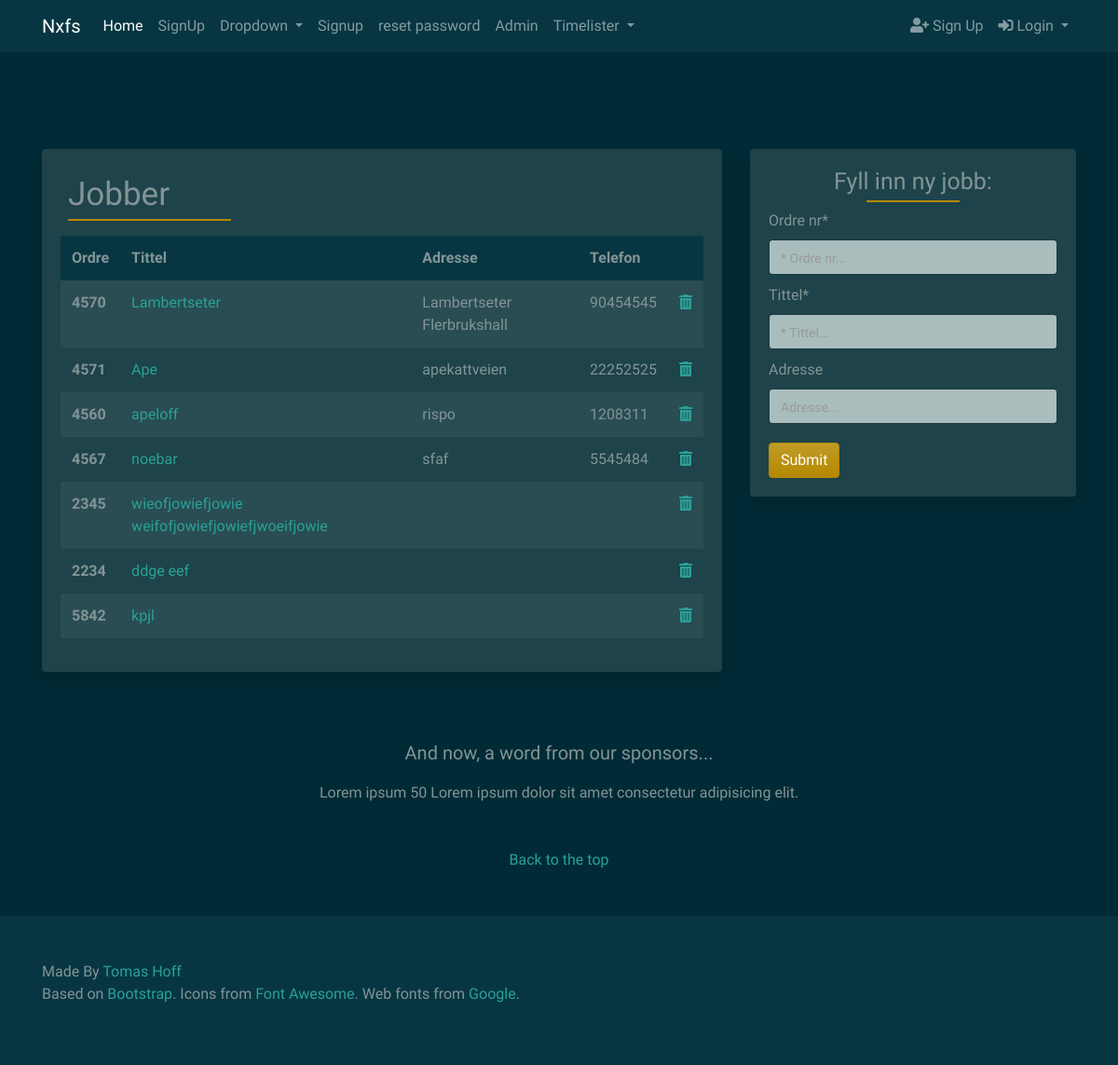
The app's page /timelister/jobblist/, older data.
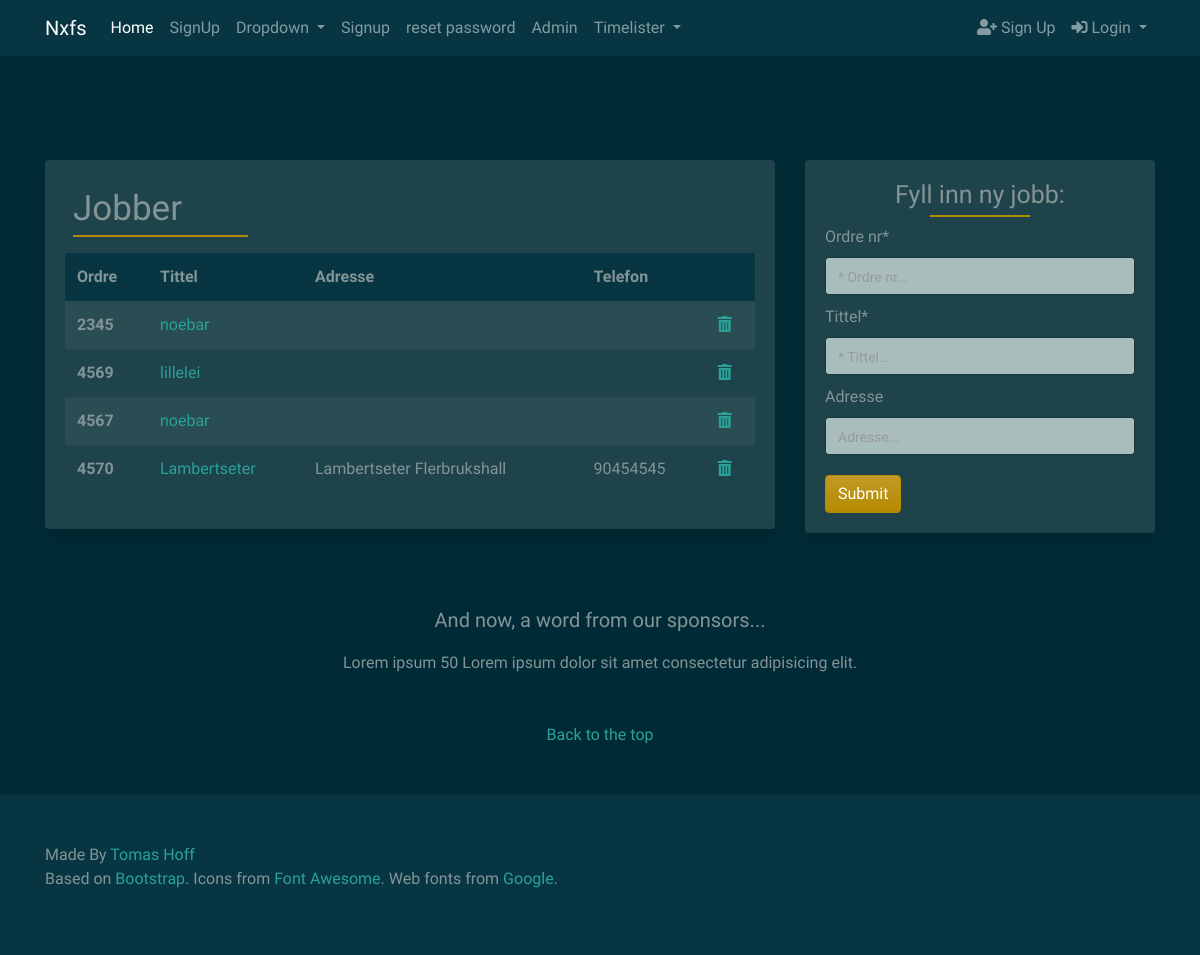
The same page, newer data.
### timelister/models.py (models this page shows)
class Jobber(models.Model):
    ordre_nr = models.PositiveSmallIntegerField(primary_key=True)
    tittel = models.CharField(max_length=64, blank=True)
    adresse = models.CharField(max_length=256, blank=True)
    telefon_nr = models.CharField(max_length=64, blank=True)
    beskrivelse = models.TextField(blank=True)
    date = models.DateTimeField(auto_now_add=True)
    class Meta:
        verbose_name = 'Jobb'
        verbose_name_plural = 'Jobber'
    def __str__(self):
        return self.tittel

### timelister/views.py (the view)
def jobblist(request):
    jobb_list = models.Jobber.objects.all()
    most_recent = models.Jobber.objects.order_by('-date')
    paginator = Paginator(jobb_list, 10)
    page_request_var = 'page'
    page = request.GET.get(page_request_var)
    try:
        paginated_queryset = paginator.page(page)
    except PageNotAnInteger:
        paginated_queryset = paginator.page(1)
    except EmptyPage:
        paginated_queryset = paginator.page(paginator.num_pages)
    jobbform = JobberForm(request.POST or None)
    if request.method == "POST":
        if jobbform.is_valid():
            jobbform.save()
            messages.success(request, 'Jobb Lagt til')
            return redirect(request.META.get('HTTP_REFERER', redirect_if_referer_not_found))
    context = {
        'jobbform': jobbform,
        'queryset': paginated_queryset,
        'page_request_var': page_request_var,
        'most_recent': most_recent,
    }
    return render(request, 'timelister/jobblist.html', context)

### timelister/forms.py
class JobberForm(forms.ModelForm):
    ordre_nr = forms.CharField(max_length=4, required=True, widget=forms.TextInput(
        attrs={
            'placeholder': '* Ordre nr...',
        }))
    tittel = forms.CharField(max_length=64, widget=forms.TextInput(
        attrs={
            'placeholder': '* Tittel...',
        }))
    adresse = forms.CharField(max_length=256, required=False, widget=forms.TextInput(
        attrs={
            'placeholder': 'Adresse...',
        }))
    class Meta:
        model = Jobber
        fields = (
            'ordre_nr',
            'tittel',
            'adresse',
        )

### srv/context_processors.py (called while the page is built)
def custom_context(request):
    navbarloginform = LoginForm(request.POST or None)
    return {
        'navbarloginform': navbarloginform
    }

### templates/timelister/jobblist.html (shortened to what this page needs)
{% extends 'base.html' %}
{% block content %}
{% load crispy_forms_tags %}
<div class="col-lg-8">
    <div class="card border-0 shadow mb-4">
        <div class="card-body">
            <div class="d-flex justify-content-between">
                <div class="p-2">
                    <h2 class="card-body">Jobber</h2>
                </div>
                <div class="p-2"></div>
                <div class="p-2"></div>
            </div>
            <table class="table table-striped table-borderless">
                <thead class="thead-custom">
                    <tr>
                        <th scope="col">Ordre</th>
                        <th scope="col">Tittel</th>
                        <th scope="col">Adresse</th>
                        <th scope="col">Telefon</th>
                        <th scope="col"></th>
                    </tr>
                </thead>
                <tbody>
                    {% for jobber in most_recent %}
                    <tr>
                        <th scope="row">{{ jobber.ordre_nr }}</th>
                        <td><a href="{% url 'jobbdetail' object_id=jobber.ordre_nr %}">{{ jobber }}</a></td>
                        <td>{{ jobber.adresse }}</td>
                        <td>{{ jobber.telefon_nr }}</td>
                        <td><a href="{% url 'delete_jobber' jobber.ordre_nr %}" class="confirm-delete"
                                data-toggle="modal" data-target="#confirmTimerDeleteModal"
                                id="deleteButton{{jobber.ordre_nr}}">
                                <i class="fas fa-trash-alt" tooltip-toggle="tooltip" title="Delete"></i></a>
                        </td>
                    </tr>
                    {% endfor %}
                </tbody>
            </table>
        </div>
    </div>
</div>
<div class="col-lg-4">
    <div class="card border-0 shadow mb-4 d-none d-lg-block">
        <div class="card-body">
            <div class="form-group">
                <h2>Fyll inn ny jobb:
                </h2>
                <form method="POST" action=".">
                    {{ jobbform|crispy }}
                    <button type="submit" class="btn btn-primary button-card">Submit</button>
                </form>
            </div>
        </div>
    </div>
</div>
{% endblock content %}

### templates/base.html (shortened to what this page needs)
<!DOCTYPE html>
<html lang="en">
<head>
  {% load i18n %}
  {% load account socialaccount %}
  {% load static %}
  <link rel="stylesheet" href="https://use.fontawesome.com/releases/v5.8.1/css/all.css"
>
  <link rel="stylesheet" href="{% static 'css/custom.css' %}" type="text/css">
  <link rel="stylesheet" href="{% static 'css/bootstrap.min.css' %}" type="text/css">
</head>
<body>
  {% load crispy_forms_tags %}
  {% include 'func/nav.html' %}
  <header class="masthead masthead-page mb-2">
    <div class="container">
      <div class="row align-items-center">
        <div class="col-lg-8 py-5">
        </div>
      </div>
  </header>
  <main>
    <div class="container">
      <div class="row">
        {% block content %}
        {% endblock content %}
  </main>
  {% include 'func/footer.html' %}
</body>
</html>

### templates/func/nav.html (shortened to what this page needs)
    {% load i18n %}
    {% load account socialaccount %}
    {% load static %}
    {% load crispy_forms_tags %}
    <nav class="navbar navbar-expand-lg navbar-dark bg-dark">
        <div class="container">
            <a class="navbar-brand" href="#">Nxfs</a>
            <div class="collapse navbar-collapse" id="navbarColor01">
                <ul class="navbar-nav mr-auto">
                    <li class="nav-item active">
                        <a class="nav-link" href="{% url 'home' %}">Home <span class="sr-only">(current)</span></a>
                    </li>
                    <li class="nav-item">
                        <a class="nav-link" href="{% url 'account_signup' %}">SignUp</a>
                    </li>
                    <li class="nav-item dropdown">
                        <a class="nav-link dropdown-toggle" href="#" id="navbarDropdown" role="button"
                            data-toggle="dropdown" aria-haspopup="true" aria-expanded="false">
                            Dropdown
                        </a>
                    </li>
                    <li class="nav-item">
                        {% if user.is_authenticated %}
                        <a class="nav-link" href="#">Profile</a>
                        {% else %}
                        <a class="nav-link" href="{% url 'account_signup' %}">Signup</a>
                        {% endif %}
                    </li>
                    <li class="nav-item">
                        <a class="nav-link" href="{% url 'account_reset_password' %}">reset password</a>
                    </li>
                    <li class="nav-item">
                        <a class="nav-link" href="{% url 'admin:index' %}">Admin</a>
                    </li>
                    <li class="nav-item dropdown">
                        <a class="nav-link dropdown-toggle" href="#" id="navbarDropdown" role="button"
                            data-toggle="dropdown" aria-haspopup="true" aria-expanded="false">
                            Timelister
                        </a>
                    </li>
                </ul>
            </div>
            <ul class="nav navbar-nav navbar-right">
                {% if user.is_authenticated %}
                <li class="nav-item">
                    <a class="nav-link" href="#">
                        <i class="fas fa-user"></i>
                        {% include 'func/name.html' %}</a></li>
                <li class="nav-item">
                    <a class="nav-link" href="{% url 'account_logout' %}">
                        <i class="fas fa-sign-out-alt"></i> Logout</a></li>
                {% else %}
                <li class="nav-item">
                    <a class="nav-link" href="{% url 'account_signup' %}">
                        <i class="fas fa-user-plus"></i> Sign Up </a></li>
                <li class="nav-item dropdown">
                    <a class="nav-link dropdown-toggle" href="#" id="navbarDropdown" role="button"
                        data-toggle="dropdown" aria-haspopup="true" aria-expanded="false">
                        <i class="fas fa-sign-in-alt"></i> Login
                    </a>
                </li>
                {% endif %}
            </ul>
        </div>
    </nav>

### templates/func/footer.html
  <footer>
      <div class="bsa-ad mt-5">
          <div class="container text-center">
              <p class="lead">And now, a word from our sponsors...</p>
              <div class="row">
                  <div class="col-lg-8 col-md-10 mx-auto">
                      <div class="bsa-cpc">
                          <div class="default-text">
                              <span class="default-title">Lorem ipsum 50</span>
                              <span class="default-description">
                                  Lorem ipsum dolor sit amet consectetur adipisicing elit.
                              </span>
                          </div>
                      </div>
                  </div>
              </div>
          </div>
      </div>
      <div class="footer-social my-5">
          <div class="container">
              <div class="d-flex justify-content-center">
                  <a href="#top"> Back to the top</a>
              </div>
          </div>
      </div>
      <div class="footer-main bg-dark py-5">
          <div class="container">
              Made By<a href="#"> Tomas Hoff</a>
              <br>
              <p>Based on <a href="https://getbootstrap.com/" rel="nofollow">Bootstrap</a>. Icons from <a
                      href="https://fontawesome.com/" rel="nofollow">Font Awesome</a>. Web fonts from <a
                      href="https://fonts.google.com/" rel="nofollow">Google</a>.</p>
          </div>
      </div>
  </footer>

### static_in_env/css/custom.css (style rules this page uses)
* { margin: 0; padding: 0; }
.button-card { margin-top: 10px !important; }
.card-body h2 { font-weight: 500; font-size: 35px; text-align: left; position: relative; padding: 0px 0 5px; margin-bottom: 10px; }
.card-body h2::after { background: #B58900; width: 175px; height: 2px; content: ""; position: absolute; top: 100%; left: 0%; transform: translateX(-0%); -o-transform: translateX(-0%); -ms-transform: translateX(-0%); -moz-transform: translateX(-0%); -webkit-transform: translateX(-0%); }
.thead-custom th { background-color: #073642; }
.form-group { margin-bottom: 0px !important; }
.form-group input { margin-bottom: 10px !important; }
.form-group h2 { font-weight: 400; font-size: 25px; text-align: center; position: relative; padding: 0px 0 5px; margin-bottom: 10px; }
.form-group h2::after { background: #B58900; width: 100px; height: 2px; content: ""; position: absolute; top: 100%; left: 50%; transform: translateX(-50%); -o-transform: translateX(-50%); -ms-transform: translateX(-50%); -moz-transform: translateX(-50%); -webkit-transform: translateX(-50%); }
.form-group label { font-size: 16px; padding: 0px; }

Row changes from the older to the newer data that the page shows:
removed Jobber: ordre_nr "4571", tittel "Ape", adresse "apekattveien", telefon_nr "22252525"
removed Jobber: ordre_nr "4560", tittel "apeloff", adresse "rispo", telefon_nr "1208311"
removed Jobber: ordre_nr "2234", tittel "ddge eef"
removed Jobber: ordre_nr "5842", tittel "kpjl"
changed Jobber id 2345: tittel "wieofjowiefjowie weifofjowiefjowiefjwoeifjowie" → "noebar"; moves up the list
added Jobber: ordre_nr "4569", tittel "lillelei"
changed Jobber id 4567: adresse "sfaf" → (not shown); telefon_nr "5545484" → (not shown); moves down the list
